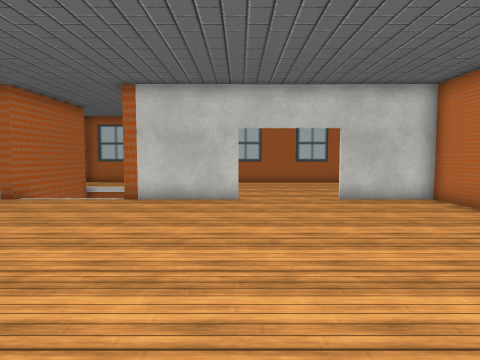
View 1 (above)

16 first-person views from a walk through a 3-D level made in the Unity game engine. The camera is 1.4 m above the floor, tilts 4° down and sees 75° across. The floor is counted in squares, 1 m on a side. Each view is taken from the middle of a square. On the plan, view 1 faces up. The plan holds only what a view shows up to about 14 squares ahead; the rest is blank. The place goes on beyond the plan. The player character is not drawn. Some surface patterns are stand-ins.

View 2
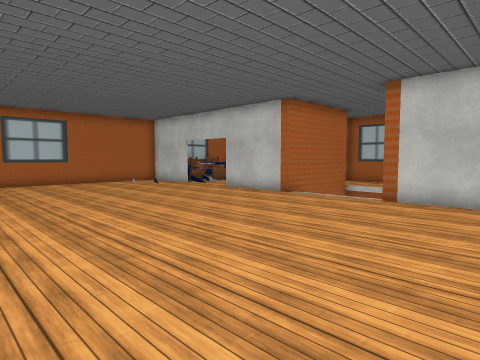

View 3
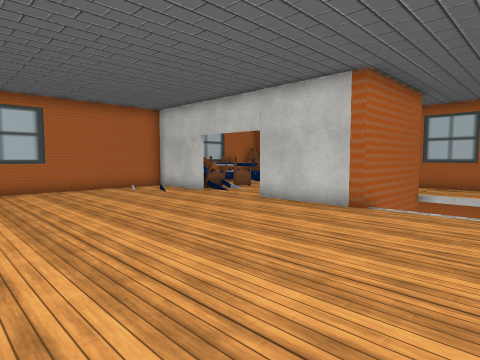

View 4
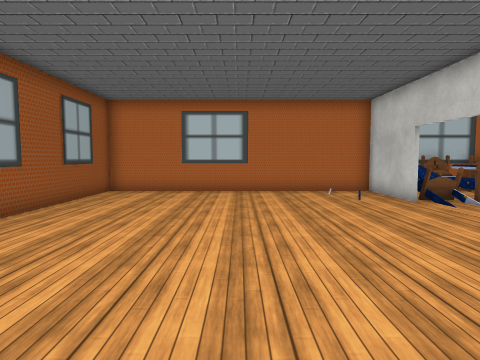

View 5
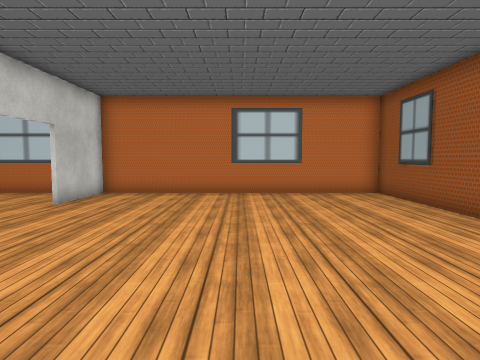

View 6
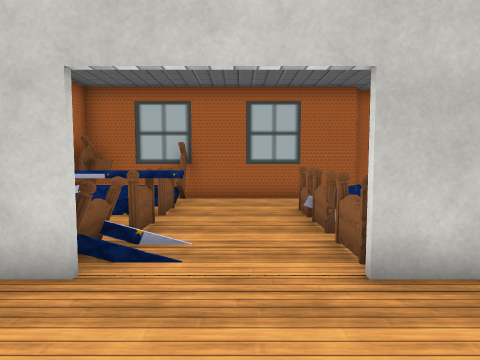

View 7
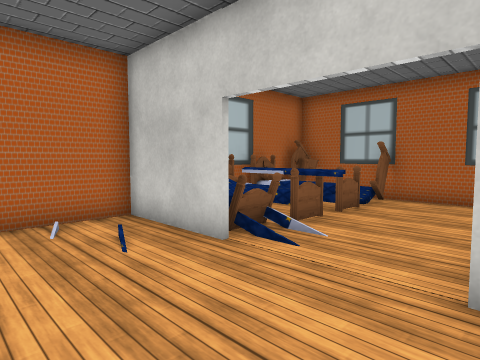

View 8
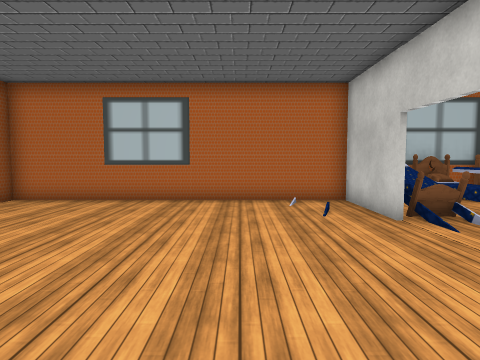

View 9
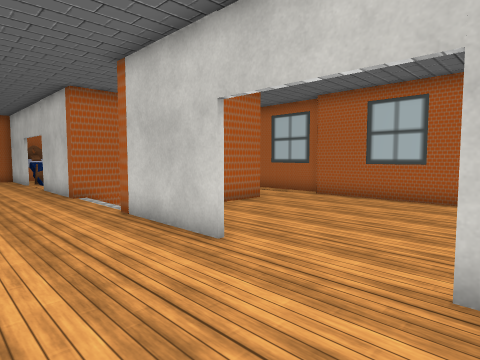

View 10
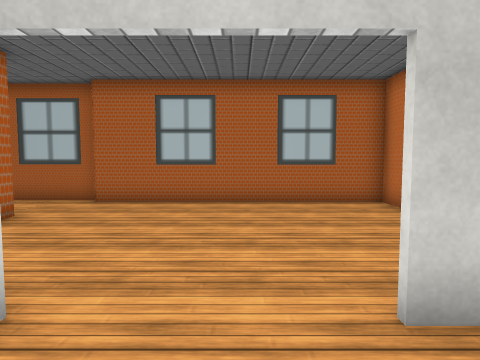

View 11
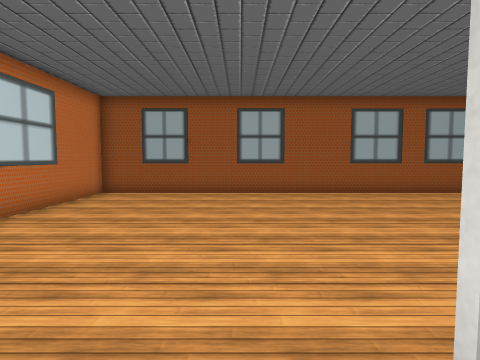

View 12
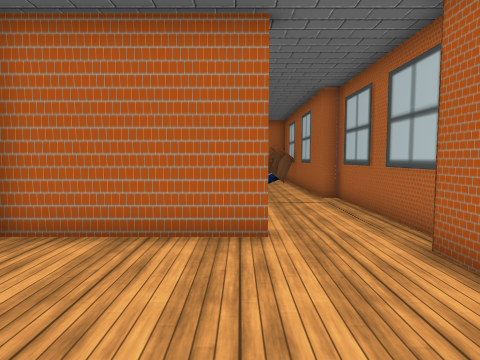

View 13
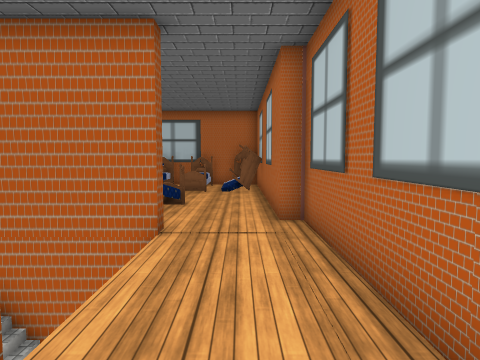

View 14
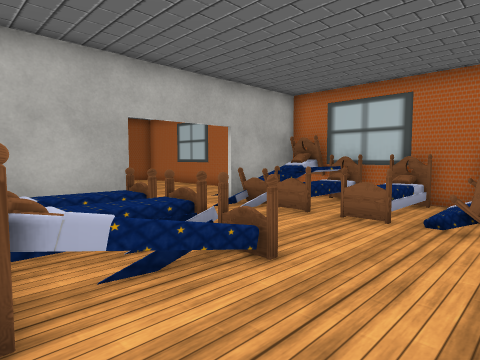

View 15
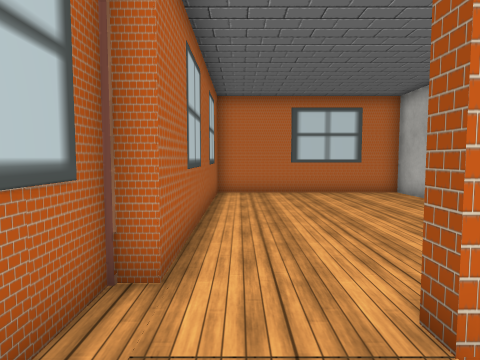

View 16
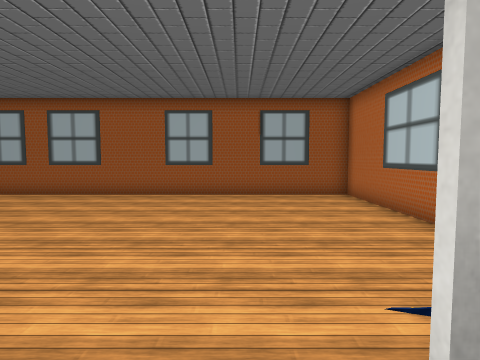

### Floor plan
Points are (right, up) in squares from view 1. A wall is a line through its corners. A room is listed if a view was taken in it or the views show most of it. See-through windows are left out.
Room 1 (views 1, 2, 3, 4, 5, 6, 7, 8, 9, 10, 11, 12, 13, 14, 15, 16)
walls: (-7.7, 13.6) (-7.7, 10.5) (-8.5, 10.5); (0, 10.5) (-4, 10.5); (-4, 15.5) (-3.5, 15.5) (-3.5, 10.5); (-8.1, 15.5) (-7.6, 15.5); (4.6, 10.6) (6.6, 10.6); (-18.3, 10.3) (-18.3, -0.5) (6.5, -0.5) (6.5, 17.9) (-2.6, 17.9) (-2.6, 18.4) (-9, 18.4) (-9, 17.9) (-18.1, 17.9); (6.6, 10.5) (3.4, 10.5); (-18.3, 17.6) (-18.3, 13.6)
objects: bed (-18, 11) to (-15, 12); bed (-18, 13) to (-14, 13); bed (-18, 15); bed (-18, 17) to (-17, 17); bed (-15, 15); bed (-15, 17); bed (-11, 11); bed (-11, 11) to (-9, 12); bed (-11, 15) to (-9, 15)

Where each view was taken, in squares from view 1:
view 1: 0 up, 0 right, facing up
view 2: 0 up, 0 right, facing up-left
view 3: 2 up, 4 left, facing up-left
view 4: 5 up, 5 left, facing left
view 5: 5 up, 6 left, facing right
view 6: 7 up, 13 left, facing up
view 7: 7 up, 11 left, facing up-left
view 8: 7 up, 8 left, facing left
view 9: 7 up, 4 right, facing up-left
view 10: 8 up, 2 right, facing up
view 11: 12 up, 1 right, facing down
view 12: 15 up, 2 right, facing left
view 13: 17 up, 2 left, facing left
view 14: 18 up, 8 left, facing down-left
view 15: 17 up, 6 left, facing right
view 16: 12 up, 14 left, facing down
